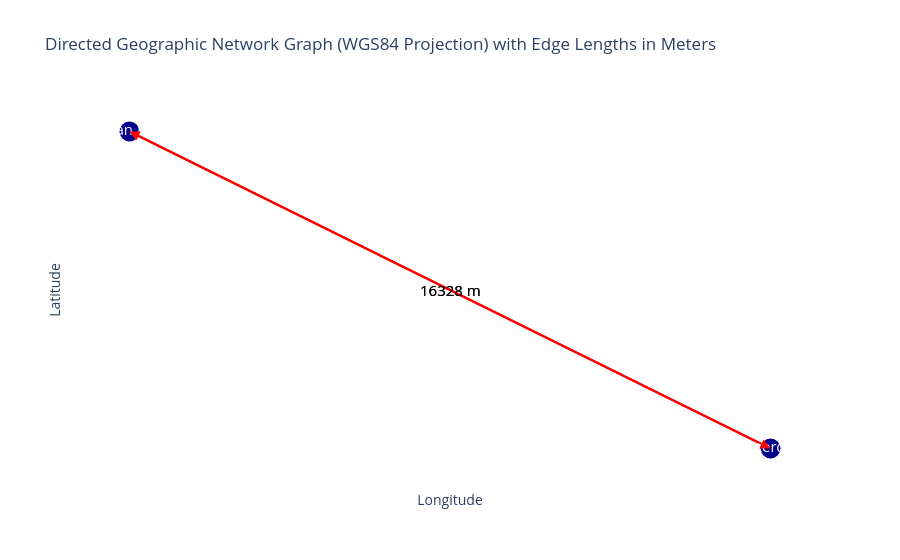

Notebook code for this chart:
### Code cell
import networkx as nx
from shapely.geometry import Point

# 1) coordinaten (lon, lat)
coords = {
    "Hoek van Holland": (4.1198809998947, 51.977573995722),
    "Rotterdam": (4.3125309998907, 51.891813995749), #Geulhaven Radarpost 10
}

# 2) graph
FG = nx.DiGraph()

# 3) nodes
for name, (lon, lat) in coords.items():
    FG.add_node(name, geometry=Point(lon, lat))

# 4) edges (gericht) - bijvoorbeeld beide richtingen
FG.add_edge("Hoek van Holland", "Rotterdam", weight=1)
FG.add_edge("Rotterdam", "Hoek van Holland", weight=1)
#Geulhaven Radarpost 10
# 5) plotkan h
opentnsim.graph.plot_graph(FG)

### Figure 1 — Plotly figure (JSON) as saved in the notebook; plotly's stock layout.template omitted (floating-point values rounded to 4 significant figures)
{"data": [{"hoverinfo": "none", "line": {"color": "red", "width": 2}, "mode": "lines", "type": "scatter", "x": [4.12, 4.313], "y": [51.98, 51.89]}, {"hoverinfo": "none", "line": {"color": "red", "width": 2}, "mode": "lines", "type": "scatter", "x": [4.313, 4.12], "y": [51.89, 51.98]}, {"hoverinfo": "text", "marker": {"color": "darkblue", "size": 20}, "mode": "markers+text", "text": ["Hoek van Holland", "Rotterdam"], "textfont": {"color": "white", "size": 15}, "textposition": "middle center", "type": "scatter", "x": [4.12, 4.313], "y": [51.98, 51.89]}], "layout": {"annotations": [{"arrowcolor": "red", "arrowhead": 2, "arrowsize": 2, "arrowwidth": 1, "ax": 4.12, "axref": "x", "ay": 51.98, "ayref": "y", "showarrow": true, "x": 4.313, "xref": "x", "y": 51.89, "yref": "y"}, {"arrowcolor": "red", "arrowhead": 2, "arrowsize": 2, "arrowwidth": 1, "ax": 4.313, "axref": "x", "ay": 51.89, "ayref": "y", "showarrow": true, "x": 4.12, "xref": "x", "y": 51.98, "yref": "y"}, {"font": {"color": "black", "size": 15}, "showarrow": false, "text": "16328 m", "x": 4.216, "y": 51.93}, {"font": {"color": "black", "size": 15}, "showarrow": false, "text": "16328 m", "x": 4.216, "y": 51.93}], "plot_bgcolor": "white", "showlegend": false, "title": {"text": "Directed Geographic Network Graph (WGS84 Projection) with Edge Lengths in Meters"}, "xaxis": {"showgrid": false, "showticklabels": false, "title": {"text": "Longitude"}, "zeroline": false}, "yaxis": {"showgrid": false, "showticklabels": false, "title": {"text": "Latitude"}, "zeroline": false}}}
